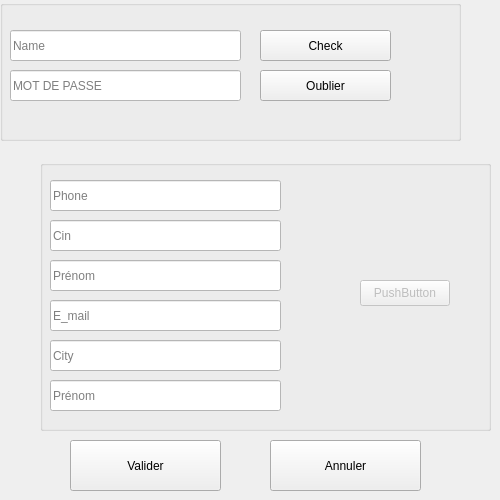
      <widget class="QWidget" name="tab_11">
       <attribute name="title">
        <string>Modifier</string>
       </attribute>
       <widget class="QPushButton" name="pushButton_10">
        <property name="geometry">
         <rect>
          <x>70</x>
          <y>440</y>
          <width>151</width>
          <height>51</height>
         </rect>
        </property>
        <property name="text">
         <string>Valider</string>
        </property>
       </widget>
       <widget class="QPushButton" name="pushButton_11">
        <property name="geometry">
         <rect>
          <x>270</x>
          <y>440</y>
          <width>151</width>
          <height>51</height>
         </rect>
        </property>
        <property name="text">
         <string>Annuler</string>
        </property>
       </widget>
       <widget class="QGroupBox" name="groupBox_3">
        <property name="enabled">
         <bool>true</bool>
        </property>
        <property name="geometry">
         <rect>
          <x>0</x>
          <y>0</y>
          <width>461</width>
          <height>141</height>
         </rect>
        </property>
        <property name="title">
         <string/>
        </property>
        <widget class="QLineEdit" name="lineEdit_56">
         <property name="geometry">
          <rect>
           <x>10</x>
           <y>30</y>
           <width>231</width>
           <height>31</height>
          </rect>
         </property>
         <property name="styleSheet">
          <string notr="true">font: 75 12pt &quot;MS Shell Dlg 2&quot;;
color: rgb(0, 0, 0);
background-color: rgb(255, 255, 255);</string>
         </property>
         <property name="placeholderText">
          <string>Name</string>
         </property>
        </widget>
        <widget class="QLineEdit" name="lineEdit_57">
         <property name="geometry">
          <rect>
           <x>10</x>
           <y>70</y>
           <width>231</width>
           <height>31</height>
          </rect>
         </property>
         <property name="styleSheet">
          <string notr="true">font: 75 12pt &quot;MS Shell Dlg 2&quot;;
color: rgb(0, 0, 0);
background-color: rgb(255, 255, 255);</string>
         </property>
         <property name="echoMode">
          <enum>QLineEdit::Password</enum>
         </property>
         <property name="placeholderText">
          <string>MOT DE PASSE</string>
         </property>
        </widget>
        <widget class="QPushButton" name="check_profile_btn">
         <property name="geometry">
          <rect>
           <x>260</x>
           <y>30</y>
           <width>131</width>
           <height>31</height>
          </rect>
         </property>
         <property name="text">
          <string>Check</string>
         </property>
        </widget>
        <widget class="QPushButton" name="pushButton_2">
         <property name="geometry">
          <rect>
           <x>260</x>
           <y>70</y>
           <width>131</width>
           <height>31</height>
          </rect>
         </property>
         <property name="text">
          <string>Oublier</string>
         </property>
        </widget>
       </widget>
       <widget class="QGroupBox" name="groupBox_2">
        <property name="enabled">
         <bool>false</bool>
        </property>
        <property name="geometry">
         <rect>
          <x>40</x>
          <y>160</y>
          <width>451</width>
          <height>271</height>
         </rect>
        </property>
        <property name="title">
         <string/>
        </property>
        <widget class="QLineEdit" name="lineEdit_9">
         <property name="geometry">
          <rect>
           <x>10</x>
           <y>100</y>
           <width>231</width>
           <height>31</height>
          </rect>
         </property>
         <property name="styleSheet">
          <string notr="true">font: 75 12pt &quot;MS Shell Dlg 2&quot;;
color: rgb(0, 0, 0);
background-color: rgb(255, 255, 255);</string>
         </property>
         <property name="placeholderText">
          <string>Prénom</string>
         </property>
        </widget>
        <widget class="QLineEdit" name="lineEdit_8">
         <property name="geometry">
          <rect>
           <x>10</x>
           <y>140</y>
           <width>231</width>
           <height>31</height>
          </rect>
         </property>
         <property name="styleSheet">
          <string notr="true">font: 75 12pt &quot;MS Shell Dlg 2&quot;;
color: rgb(0, 0, 0);
background-color: rgb(255, 255, 255);</string>
         </property>
         <property name="placeholderText">
          <string>E_mail</string>
         </property>
        </widget>
        <widget class="QLineEdit" name="lineEdit_31">
         <property name="geometry">
          <rect>
           <x>10</x>
           <y>180</y>
           <width>231</width>
           <height>31</height>
          </rect>
         </property>
         <property name="styleSheet">
          <string notr="true">font: 75 12pt &quot;MS Shell Dlg 2&quot;;
color: rgb(0, 0, 0);
background-color: rgb(255, 255, 255);</string>
         </property>
         <property name="placeholderText">
          <string>City</string>
         </property>
        </widget>
        <widget class="QPushButton" name="pushButton">
         <property name="geometry">
          <rect>
           <x>320</x>
           <y>120</y>
           <width>90</width>
           <height>26</height>
          </rect>
         </property>
         <property name="text">
          <string>PushButton</string>
         </property>
        </widget>
        <widget class="QLineEdit" name="lineEdit_10">
         <property name="geometry">
          <rect>
           <x>10</x>
           <y>60</y>
           <width>231</width>
           <height>31</height>
          </rect>
         </property>
         <property name="styleSheet">
          <string notr="true">font: 75 12pt &quot;MS Shell Dlg 2&quot;;
color: rgb(0, 0, 0);
background-color: rgb(255, 255, 255);</string>
         </property>
         <property name="placeholderText">
          <string>Cin</string>
         </property>
        </widget>
        <widget class="QLineEdit" name="lineEdit_33">
         <property name="geometry">
          <rect>
           <x>10</x>
           <y>20</y>
           <width>231</width>
           <height>31</height>
          </rect>
         </property>
         <property name="styleSheet">
          <string notr="true">font: 75 12pt &quot;MS Shell Dlg 2&quot;;
color: rgb(0, 0, 0);
background-color: rgb(255, 255, 255);</string>
         </property>
         <property name="placeholderText">
          <string>Phone</string>
         </property>
        </widget>
        <widget class="QLineEdit" name="lineEdit_37">
         <property name="geometry">
          <rect>
           <x>10</x>
           <y>220</y>
           <width>231</width>
           <height>31</height>
          </rect>
         </property>
         <property name="styleSheet">
          <string notr="true">font: 75 12pt &quot;MS Shell Dlg 2&quot;;
color: rgb(0, 0, 0);
background-color: rgb(255, 255, 255);</string>
         </property>
         <property name="placeholderText">
          <string>Prénom</string>
         </property>
        </widget>
       </widget>
      </widget>
